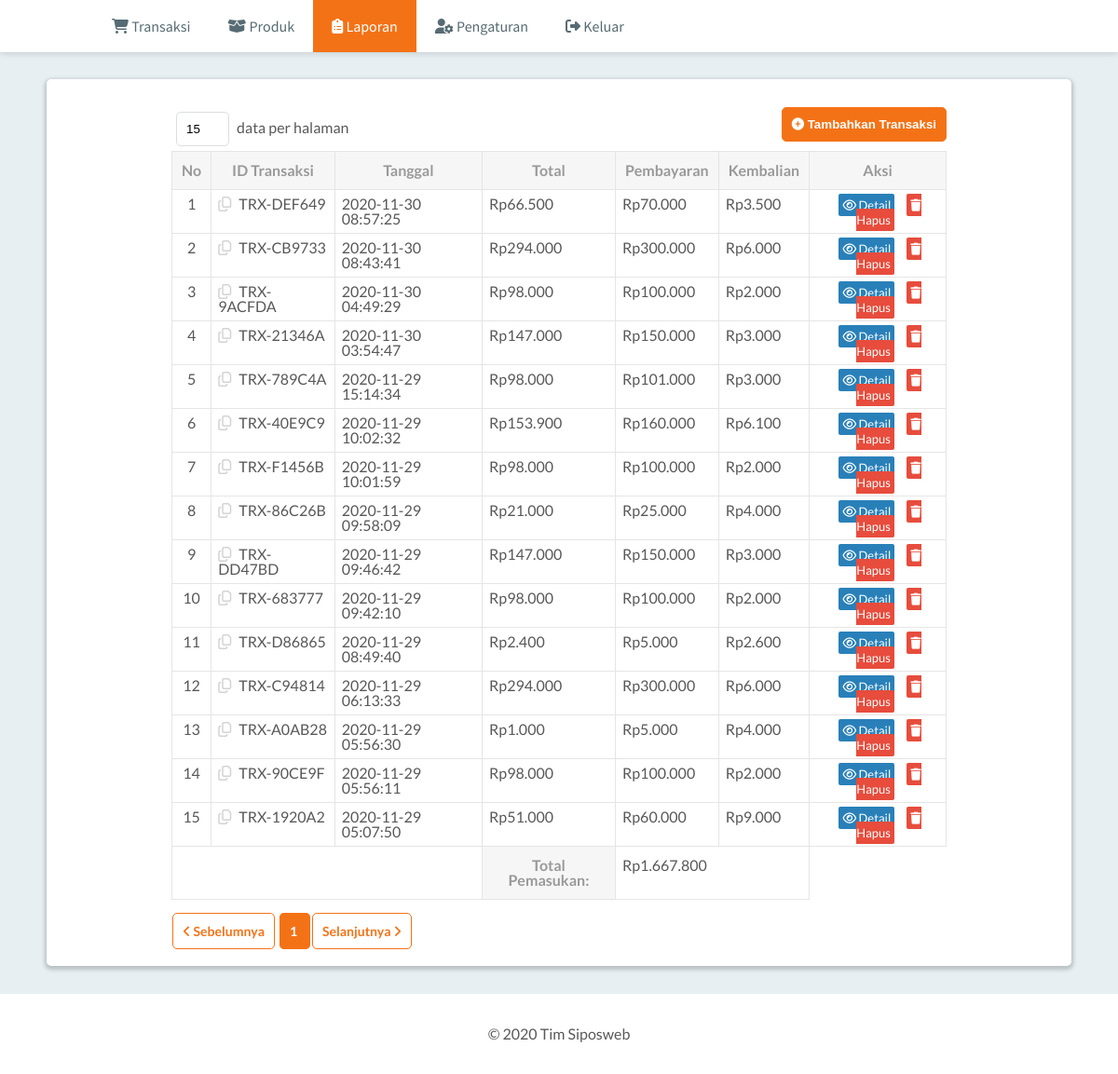
The app's page /laporan.php with its own data.
### tables this page shows
CREATE TABLE `laporan_transaksi` (
  `id` char(10) NOT NULL,
  `tanggal` timestamp NOT NULL DEFAULT current_timestamp() ON UPDATE current_timestamp(),
  `total` int(11) NOT NULL,
  `bayar` int(11) NOT NULL,
  `kembalian` int(11) NOT NULL
);

### functions/functions.php (called while the page is built, shortened)
<?php
$conn = mysqli_connect("localhost", "root", "", "siposweb");
function queryRead($query){
	global $conn;
	$result = mysqli_query($conn, $query);
	$rows = [];
	while ( $row = mysqli_fetch_assoc($result) ) {
		$rows[] = $row;
	}
	return $rows;
}
?>

### laporan.php (the view, shortened to what this page needs)
<?php
require 'functions/functions.php';
$jumlahDataPerHalaman = (isset($_GET["count"]) && $_GET["count"] >= 5) ? $_GET["count"] : 15;
$jumlahData = (int) queryRead("SELECT COUNT(id) AS jumlah_data FROM laporan_transaksi")[0]["jumlah_data"];
$jumlahHalaman = ceil($jumlahData / $jumlahDataPerHalaman);
$halamanAktif = (isset($_GET["page"])) ? $_GET["page"] : 1;
$awalData = $jumlahDataPerHalaman * ($halamanAktif - 1);
$transaksi = queryRead("SELECT * FROM laporan_transaksi ORDER BY tanggal DESC LIMIT $awalData, $jumlahDataPerHalaman");
?>
<!DOCTYPE html>
<html>
<head>
	<link rel="stylesheet" type="text/css" href="assets/styles/reset.css">
	<link rel="stylesheet" type="text/css" href="assets/styles/style.css">
</head>
<body>
	<header>
		<nav class="nav-menu">
			<ul>
				<li><a href="transaksi.php"><i class="fa fa-shopping-cart"></i> Transaksi</a></li>
				<li><a href="produk.php"><i class="fas fa-box-open"></i> Produk</a></li>
				<li><a class="active" href="laporan.php"><i class="fas fa-clipboard-list"></i> Laporan</a></li>
				<li><a href="Pengaturan.php"><i class="fas fa-user-cog"></i> Pengaturan</a></li>
				<li><a href="logout.php"><i class="fas fa-sign-out-alt"></i> Keluar</a></li>
			</ul>
		</nav>
	</header>
	<main>
		<div class="content-laporan">
			<form action="" method="get" class="form-data-count">
				<input type="number" min="5" value="<?= $jumlahDataPerHalaman; ?>" class="input-data-count" id="input-data-count" name="count">
				<label for="input-data-count"> data per halaman</label>
			</form>
			<a href="transaksi.php">
				<button class="btn btn-tambahkan-transaksi">
					<i class="fas fa-plus-circle"></i> Tambahkan Transaksi
				</button>
			</a>
			<table class="table-laporan">
				<tr>
					<th>No</th>
					<th>ID Transaksi</th>
					<th>Tanggal</th>
					<th>Total</th>
					<th>Pembayaran</th>
					<th>Kembalian</th>
					<th>Aksi</th>
				</tr>
				<?php $i = ($halamanAktif == 1) ? 1 : ($halamanAktif - 1) * $jumlahDataPerHalaman + 1; ?>
				<?php foreach ($transaksi as $row) : ?>
					<tr>
						<td style="text-align: center;"><?= $i ?></td>
						<td onclick="copyIdTransaksi(this)" style="cursor: pointer;">
							<i class="far fa-copy" style="color: lightgrey; margin-right: 5px;"></i>
							<?= $row["id"]; ?>
						</td>
						<td><?= $row["tanggal"]; ?></td>
						<td>Rp<?= number_format($row["total"], 0, ",", "."); ?></td>
						<td>Rp<?= number_format($row["bayar"], 0, ",", "."); ?></td>
						<td>Rp<?= number_format($row["kembalian"], 0, ",", "."); ?></td>
						<td style="text-align: center;">
							<a href="#" class="action-detail" onclick="showDetail('<?= $row["id"]; ?>')"><i class="far fa-eye"></i> Detail</a>
							<a id="btn-hapus-transaksi" href="#" class="action-hapus" onclick="hapusTransaksi('<?= $row["id"];?>')"><i class="fas fa-trash"></i> Hapus</a>
						</td>
					</tr>
					<?php $i++; ?>
				<?php endforeach; ?>
				<tr>
					<td colspan="3"></td>
					<th>Total Pemasukan:</th>
					<td colspan="2">
						<?php
							$totalPemasukan = queryRead("SELECT SUM(total) AS total_pemasukan FROM laporan_transaksi")[0]["total_pemasukan"];
							echo "Rp" . number_format($totalPemasukan, 0, ",", ".");
						?>
					</td>
				</tr>
			</table>
			<a href="<?= ($halamanAktif > 1) ? "?count=$jumlahDataPerHalaman&page=".($halamanAktif - 1) : "#"; ?>" class="btn btn-page-nav"><i class="fas fa-angle-left"></i> Sebelumnya</a>
			<?php for($i = 1; $i <= $jumlahHalaman; $i++) : ?>
				<a href="?count=<?= $jumlahDataPerHalaman; ?>&page=<?= $i; ?>" class="btn btn-page-nav <?php if($i == $halamanAktif): ?>number-active<?php endif; ?>">
					<?= $i; ?>
				</a>
			<?php endfor; ?>
			<a href="<?= ($halamanAktif < $jumlahHalaman) ? "?count=$jumlahDataPerHalaman&page=".($halamanAktif + 1) : "#"; ?>" class="btn btn-page-nav">Selanjutnya <i class="fas fa-angle-right"></i></a>
		</div>
	</main>
	<footer>
		<p>&copy 2020 Tim Siposweb</p>
	</footer>
</body>
</html>

### assets/styles/style.css (style rules this page uses)
body { font-family: 'Lato', sans-serif; color: #585858; background: #E7EFF2; }
header { font-family: 'Source Sans Pro', sans-serif; background: white; box-shadow: 0 0 8px 0 rgba(0, 0, 0, 0.2); position: fixed; top: 0; width: 100%; }
footer { background-color: white; padding: 35px; }
footer p { text-align: center; }
.nav-menu li { display: inline-block; margin: 0; }
.nav-menu ul { display: flex; }
.nav-menu li a { transition: 400ms; display: inline-block; padding: 20px; color: #566B73; margin: 0; text-decoration: none; }
.nav-menu .active { background-color: #F47216; color: white; }
main { background: white; box-shadow: 0 2px 4px 2px rgba(0, 0, 0, 0.2); border-radius: 5px; padding: 30px; margin: 85px 50px 30px; }
input { padding: 10px; width: 90%; margin: 5px; border-radius: 5px; border: 1.5px solid #DBDEE0; outline: none; }
.btn { cursor: pointer; border: 1.5px solid #F47216; padding: 10px; border-radius: 5px; transition: 0.5s; font-weight: 600; text-decoration: none; }
.btn-tambah-produk, .btn-check-out, .btn-edit-produk, .btn-page-nav, .number-active:hover { font-size: 14px; margin: 20px 1px; background-color: white; color: #F47216; }
.btn-tambah-produk:hover, .btn-check-out:hover, .btn-edit-produk:hover, .btn-page-nav:hover, .number-active { background-color: #F47216; color: white; }
.btn-tambahkan-produk, .btn-tambahkan-transaksi { background-color: #F47216; color: white; float: right; }
.table-produk, .table-laporan { margin: auto; margin-bottom: 25px; width: 100%; }
.table-produk td, .table-laporan td { border: 1.5px solid #E5E5E5; padding: 7px; }
.table-produk th, .table-laporan th { color: #999; background-color: #F6F6F6; border: 1.5px solid #E5E5E5; padding: 12px 10px; font-weight: 600; text-decoration: none; }
.input-data-count { width: 35px; }
.form-data-count { display: inline-block; }
.content-produk, .content-laporan { width: 80%; margin: auto; }
.action-hapus, .action-edit, .action-detail { text-decoration: none; color: white; padding: 4px; margin: 5px; font-size: 13px; border-radius: 2px; }
.action-hapus { background-color: #e74c3c; }
.action-edit, .action-detail { background-color: #2980b9; }

### records on screen
laporan_transaksi: id "TRX-DEF649", tanggal "2020-11-30 08:57:25", total "66.500", bayar "70.000", kembalian "3.500"
laporan_transaksi: id "TRX-CB9733", tanggal "2020-11-30 08:43:41", total "294.000", bayar "300.000", kembalian "6.000"
laporan_transaksi: id "TRX-9ACFDA", tanggal "2020-11-30 04:49:29", total "98.000", bayar "100.000", kembalian "2.000"
laporan_transaksi: id "TRX-21346A", tanggal "2020-11-30 03:54:47", total "147.000", bayar "150.000", kembalian "3.000"
laporan_transaksi: id "TRX-789C4A", tanggal "2020-11-29 15:14:34", total "98.000", bayar "101.000", kembalian "3.000"
laporan_transaksi: id "TRX-40E9C9", tanggal "2020-11-29 10:02:32", total "153.900", bayar "160.000", kembalian "6.100"
laporan_transaksi: id "TRX-F1456B", tanggal "2020-11-29 10:01:59", total "98.000", bayar "100.000", kembalian "2.000"
laporan_transaksi: id "TRX-86C26B", tanggal "2020-11-29 09:58:09", total "21.000", bayar "25.000", kembalian "4.000"
laporan_transaksi: id "TRX-DD47BD", tanggal "2020-11-29 09:46:42", total "147.000", bayar "150.000", kembalian "3.000"
laporan_transaksi: id "TRX-683777", tanggal "2020-11-29 09:42:10", total "98.000", bayar "100.000", kembalian "2.000"
laporan_transaksi: id "TRX-D86865", tanggal "2020-11-29 08:49:40", total "2.400", bayar "5.000", kembalian "2.600"
laporan_transaksi: id "TRX-C94814", tanggal "2020-11-29 06:13:33", total "294.000", bayar "300.000", kembalian "6.000"
laporan_transaksi: id "TRX-A0AB28", tanggal "2020-11-29 05:56:30", total "1.000", bayar "5.000", kembalian "4.000"
laporan_transaksi: id "TRX-90CE9F", tanggal "2020-11-29 05:56:11", total "98.000", bayar "100.000", kembalian "2.000"
laporan_transaksi: id "TRX-1920A2", tanggal "2020-11-29 05:07:50", total "51.000", bayar "60.000", kembalian "9.000"

### other values on screen
$totalPemasukan "1.667.800"
